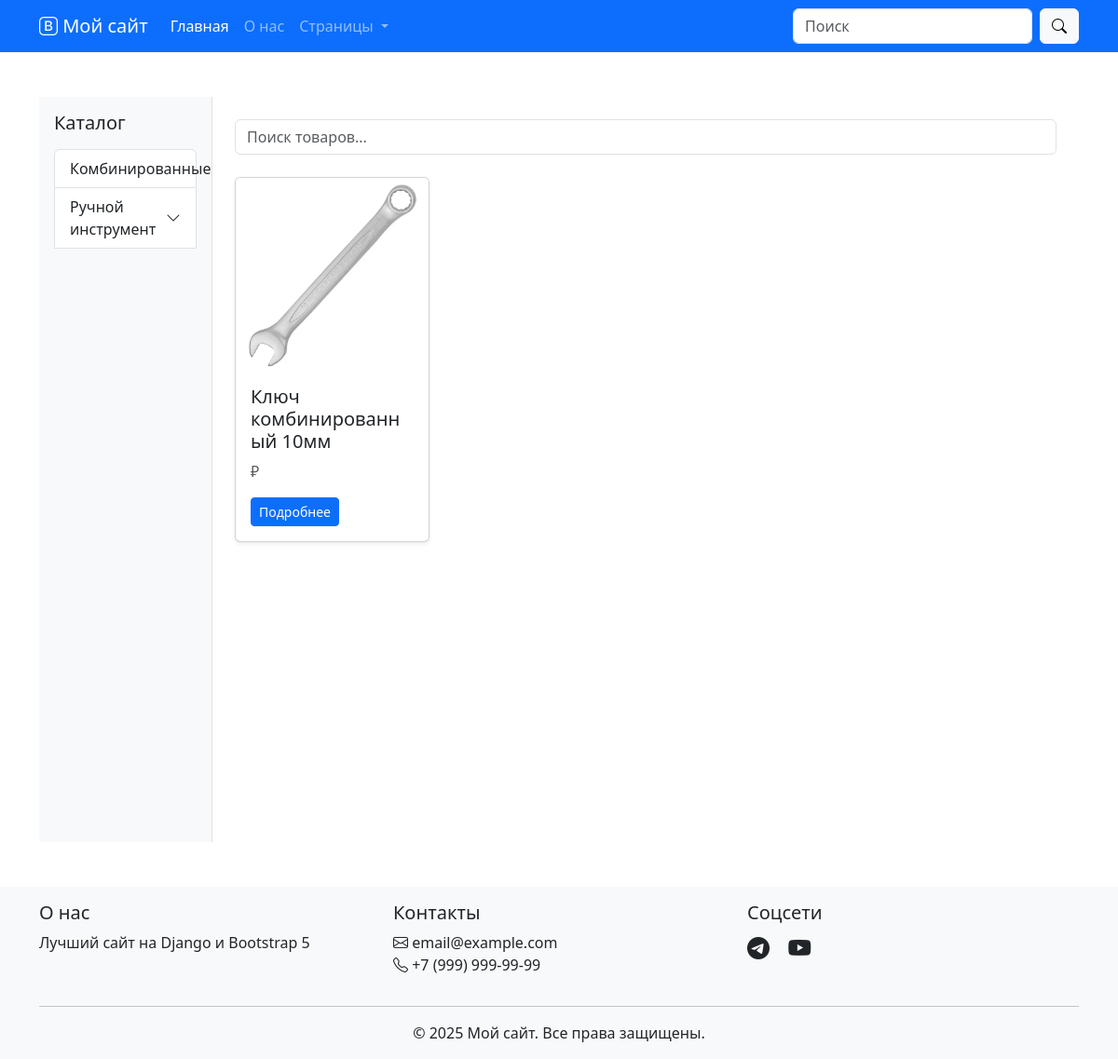
The page /goods/products/ on the database its author committed.
### goods/models.py (models this page shows, shortened)
class Category(models.Model):
    name = models.CharField('Название', max_length=255)
    slug = models.SlugField(unique=True, blank=True)
    parent = models.ForeignKey(
        'self',
        on_delete=models.SET_NULL,
        related_name='children',
        verbose_name='Родительская категория',
        blank=True,
        null=True
    )
    class Meta:
        app_label = 'goods'
        verbose_name = 'Категория товара'
        verbose_name_plural = 'Категории товаров'
        ordering = ['name']

class Product(models.Model):
    code = models.CharField(
        max_length=100,
        unique=True,
        verbose_name='Код товара'
    )
    name = models.CharField(
        max_length=255,
        verbose_name='Название товара'
    )
    description = models.TextField(
        verbose_name='Описание товара',
        blank=True,
        null=True
    )
    category = models.ForeignKey(
        Category,
        on_delete=models.SET_NULL,
        related_name='products',
        verbose_name='Категория',
        blank=True,
        null=True
    )
    created_at = models.DateTimeField(
        default=timezone.now,
        verbose_name='Дата создания'
    )
    updated_at = models.DateTimeField(
        auto_now=True,
        verbose_name='Дата последнего обновления'
    )
    class Meta:
        app_label = 'goods'
        verbose_name = 'Товар'
        verbose_name_plural = 'Товары'
        ordering = ['name']
    @property
    def main_image(self):
        return self.product_images.filter(is_main=True).first()

### files/models.py (models this page shows, shortened)
class ProductImage(models.Model):
    product = models.ForeignKey(
        'goods.Product',
        on_delete=models.CASCADE,
        related_name='product_images',
        verbose_name='Товар'
    )
    image = models.ImageField(
        upload_to=product_image_upload_path,
        verbose_name='Изображение'
    )
    code = models.CharField(
        max_length=100,
        verbose_name='Код изображения',
        help_text='Должен совпадать с кодом товара'
    )
    is_main = models.BooleanField(
        default=False,
        verbose_name='Главное изображение'
    )
    created_at = models.DateTimeField(
        auto_now_add=True,
        verbose_name='Дата создания'
    )
    class Meta:
        app_label = 'files'
        verbose_name = 'Изображение товара'
        verbose_name_plural = 'Изображения товаров'
        ordering = ['-is_main', 'created_at']

### goods/views.py (the view)
# urls.py: path('products/', views.products_view, name='products_view'),
def products_view(request):
    categories = Category.objects.prefetch_related('children')
    products = Product.objects.all()
    return render(request, 'store/goods.html', {
        'categories': categories,
        'products': products
    })

### store/templates/store/goods.html (shortened to what this page needs)
{% extends 'store/base.html' %}
{% load static %}
{% block content %}
<div class="container-fluid">
    <div class="row">
        <aside class="col-md-3 col-lg-2 bg-light p-3 border-end vh-100">
            <h5 class="mb-3">Каталог</h5>
            <div class="list-group">
                {% for category in categories %}
                    {% if category.children.all %}
                        <a class="list-group-item list-group-item-action d-flex justify-content-between align-items-center"
                           data-bs-toggle="collapse"
                           href="#collapse{{ category.id }}"
                           role="button"
                           aria-expanded="false"
                           aria-controls="collapse{{ category.id }}">
                            {{ category.name }}
                            <span class="bi bi-chevron-down"></span>
                        </a>
                    {% else %}
                        <a href="#" class="list-group-item list-group-item-action">
                            {{ category.name }}
                        </a>
                    {% endif %}
                {% endfor %}
            </div>
        </aside>
        <main class="col-md-9 col-lg-10 p-4">
            <div class="mb-4 position-relative">
                <input type="text" id="searchInput" class="form-control" placeholder="Поиск товаров...">
            </div>
            <div class="row g-3" id="product-list">
                {% for product in products %}
                <div class="col-md-4 col-lg-3">
                    <div class="card h-100 shadow-sm">
                        {% if product.main_image %}
                            <img src="{{ product.main_image.image.url }}"
                                 class="card-img-top"
                                 alt="{{ product.name }}">
                        {% else %}
                            <img src="{% static 'images/no-image.png' %}"
                                 class="card-img-top"
                                 alt="{{ product.name }}">
                        {% endif %}
                        <div class="card-body">
                            <h5 class="card-title">{{ product.name }}</h5>
                            <p class="card-text text-muted">{{ product.price }} ₽</p>
                            <a href="{% url 'product_detail' product.id %}"
                               class="btn btn-primary btn-sm">Подробнее</a>
                        </div>
                    </div>
                </div>
                {% empty %}
                <div class="col-12">
                    <div class="alert alert-warning">Нет товаров</div>
                </div>
                {% endfor %}
            </div>
        </main>
    </div>
</div>
{% endblock %}

### store/templates/store/includes/head.html (style rules this page uses)
body { padding-top: 56px; }

### rows shown on the page
Category: name "Комбинированные"
Category: name "Ручной инструмент"
Product: main_image.image (picture), name "Ключ комбинированный 10мм"
